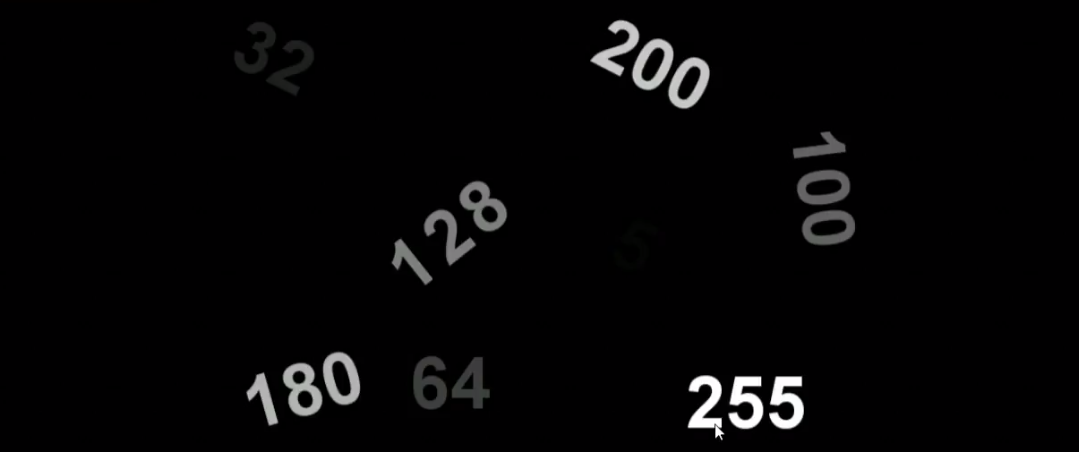
#> input picture OpenCV/Imagens/limi.png, 1079 x 452 px, found by its file name
$ jupyter execute 'Limiarização Adaptiva.ipynb'
#> lines starting #> are read from the running program, lines starting #| are printed output that depends on the picture; after the words box and inside, x2 and y2 are one past the last pixel; in counts of white or black regions, pixels touching at a corner belong together
[cell 1]
import cv2
import numpy as np
from matplotlib import pyplot as plt
from google.colab.patches import cv2_imshow

Carregando imagem

[cell 2]
img = cv2.imread("limi.png", 0) # 0: carregando em tons de cinza
#> img: shape (452, 1079); min 0, max 255, mean 5.5

##Limiarização

Função

[cell 3]
limiar, imgLimiar = cv2.threshold(img, 150, 255, cv2.THRESH_BINARY)
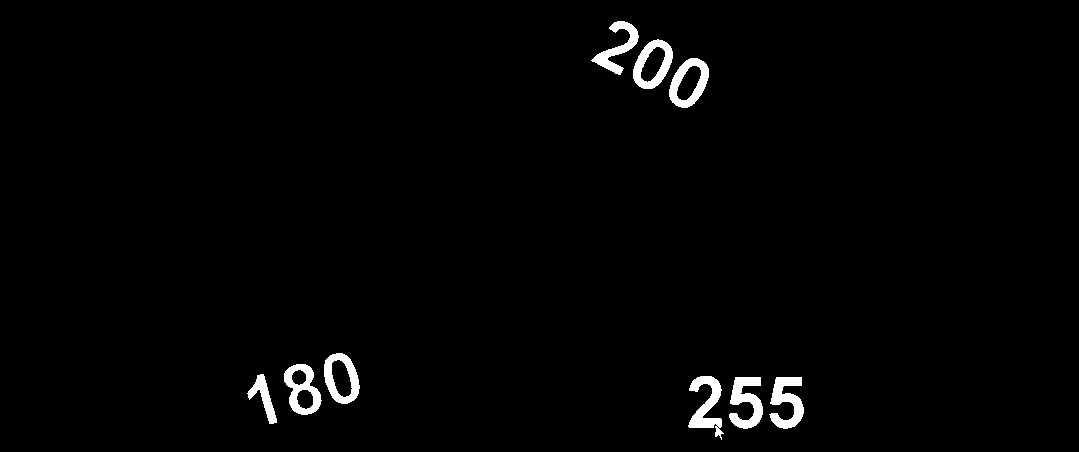
#> imgLimiar: shape (452, 1079); 1.7% white; 9 white regions, largest, box (x1, y1, x2, y2) and area: (769, 377, 804, 429) 1011, (729, 377, 763, 429) 1006, (688, 376, 724, 440) 990
# <= do valor estabelecido (150) o pixel recebe 0 e acima disso recebe 255 referente ao branco

[cell 4]
cv2_imshow(imgLimiar)

##Limiarização Adaptativa

[cell 5]
img = cv2.imread("moedas.jpg", 0)
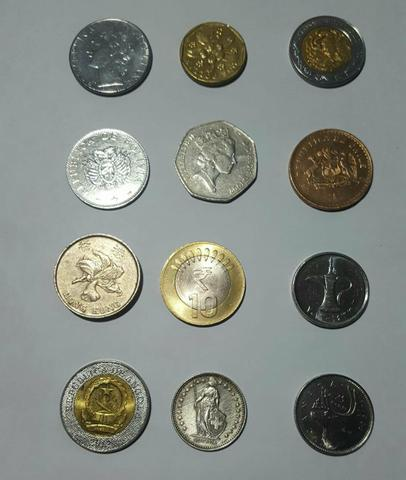
#> input picture OpenCV/Imagens/moedas.jpg, 406 x 480 px, found by its file name
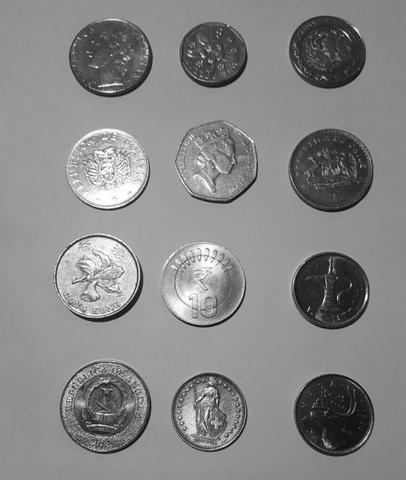
#> img: shape (480, 406); min 1, max 255, mean 135.4

[cell 6]
adp1 = cv2.adaptiveThreshold(img, 255, cv2.ADAPTIVE_THRESH_GAUSSIAN_C, \
                             cv2.THRESH_BINARY, 11, 2) #tamanho da visiança deve ser impar. quanto maior mais informaçaões, quanto menor, a media será local.
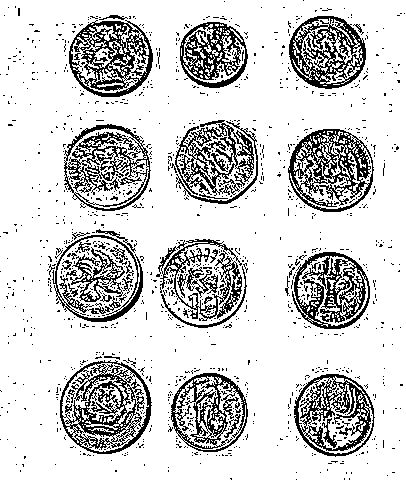
#> adp1: shape (480, 406); 81.4% white; black in thin lines or dots
